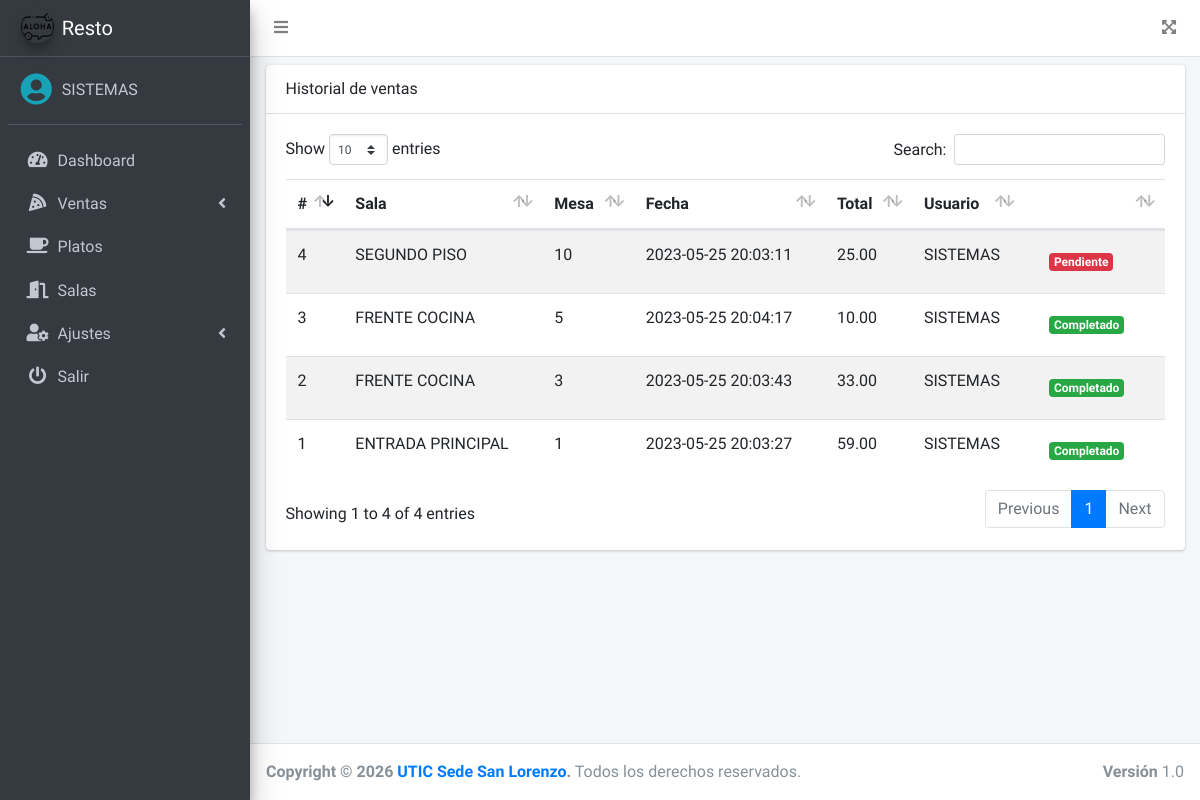
The app's page /src/lista_ventas.php (signed in) with its own data.
### tables this page shows
CREATE TABLE `pedidos` (
  `id` int(11) NOT NULL,
  `id_sala` int(11) NOT NULL,
  `num_mesa` int(11) NOT NULL,
  `fecha` timestamp NOT NULL DEFAULT current_timestamp() ON UPDATE current_timestamp(),
  `total` decimal(10,2) NOT NULL,
  `observacion` text DEFAULT NULL,
  `estado` enum('PENDIENTE','FINALIZADO') NOT NULL DEFAULT 'PENDIENTE',
  `id_usuario` int(11) NOT NULL
);

CREATE TABLE `salas` (
  `id` int(11) NOT NULL,
  `nombre` varchar(100) NOT NULL,
  `mesas` int(11) NOT NULL,
  `estado` int(11) NOT NULL DEFAULT 1
);

CREATE TABLE `usuarios` (
  `id` int(11) NOT NULL,
  `nombre` varchar(200) NOT NULL,
  `correo` varchar(200) NOT NULL,
  `pass` varchar(50) NOT NULL,
  `rol` int(11) NOT NULL,
  `estado` int(11) NOT NULL DEFAULT 1
);

### src/lista_ventas.php (the view, shortened to what this page needs)
<?php
if ($_SESSION['rol'] == 1 || $_SESSION['rol'] == 2) {
    require_once "../conexion.php";
    $query = mysqli_query($conexion, "SELECT p.*, s.nombre AS sala, u.nombre FROM pedidos p INNER JOIN salas s ON p.id_sala = s.id INNER JOIN usuarios u ON p.id_usuario = u.id");
    include_once "includes/header.php";
?>
    <div class="card">
        <div class="card-header">
            Historial de ventas
        </div>
        <div class="card-body">
            <div class="table-responsive">
                <table class="table table-striped" id="tbl">
                    <thead>
                        <tr>
                            <th>#</th>
                            <th>Sala</th>
                            <th>Mesa</th>
                            <th>Fecha</th>
                            <th>Total</th>
                            <th>Usuario</th>
                            <th></th>
                        </tr>
                    </thead>
                    <tbody>
                        <?php while ($row = mysqli_fetch_assoc($query)) {
                            if ($row['estado'] == 'PENDIENTE') {
                                $estado = '<span class="badge badge-danger">Pendiente</span>';
                            } else {
                                $estado = '<span class="badge badge-success">Completado</span>';
                            }
                        ?>
                            <tr>
                                <td><?php echo $row['id']; ?></td>
                                <td><?php echo $row['sala']; ?></td>
                                <td><?php echo $row['num_mesa']; ?></td>
                                <td><?php echo $row['fecha']; ?></td>
                                <td><?php echo $row['total']; ?></td>
                                <td><?php echo $row['nombre']; ?></td>
                                <td>
                                    <a href="#" class="btn"><?php echo $estado; ?></a>
                                </td>
                            </tr>
                        <?php } ?>
                    </tbody>
                </table>
            </div>
        </div>
    </div>
<?php include_once "includes/footer.php";
} else {
    header('Location: permisos.php');
}
?>

### records on screen
pedidos: id "1", id_sala.nombre "ENTRADA PRINCIPAL", num_mesa "1", fecha "2023-05-25 20:03:27", total "59.00", id_usuario.nombre "SISTEMAS", estado "Completado"
pedidos: id "2", id_sala.nombre "FRENTE COCINA", num_mesa "3", fecha "2023-05-25 20:03:43", total "33.00", id_usuario.nombre "SISTEMAS", estado "Completado"
pedidos: id "3", id_sala.nombre "FRENTE COCINA", num_mesa "5", fecha "2023-05-25 20:04:17", total "10.00", id_usuario.nombre "SISTEMAS", estado "Completado"
pedidos: id "4", id_sala.nombre "SEGUNDO PISO", num_mesa "10", fecha "2023-05-25 20:03:11", total "25.00", id_usuario.nombre "SISTEMAS", estado "Pendiente"

### other values on screen
$_SESSION['nombre'] "SISTEMAS"
